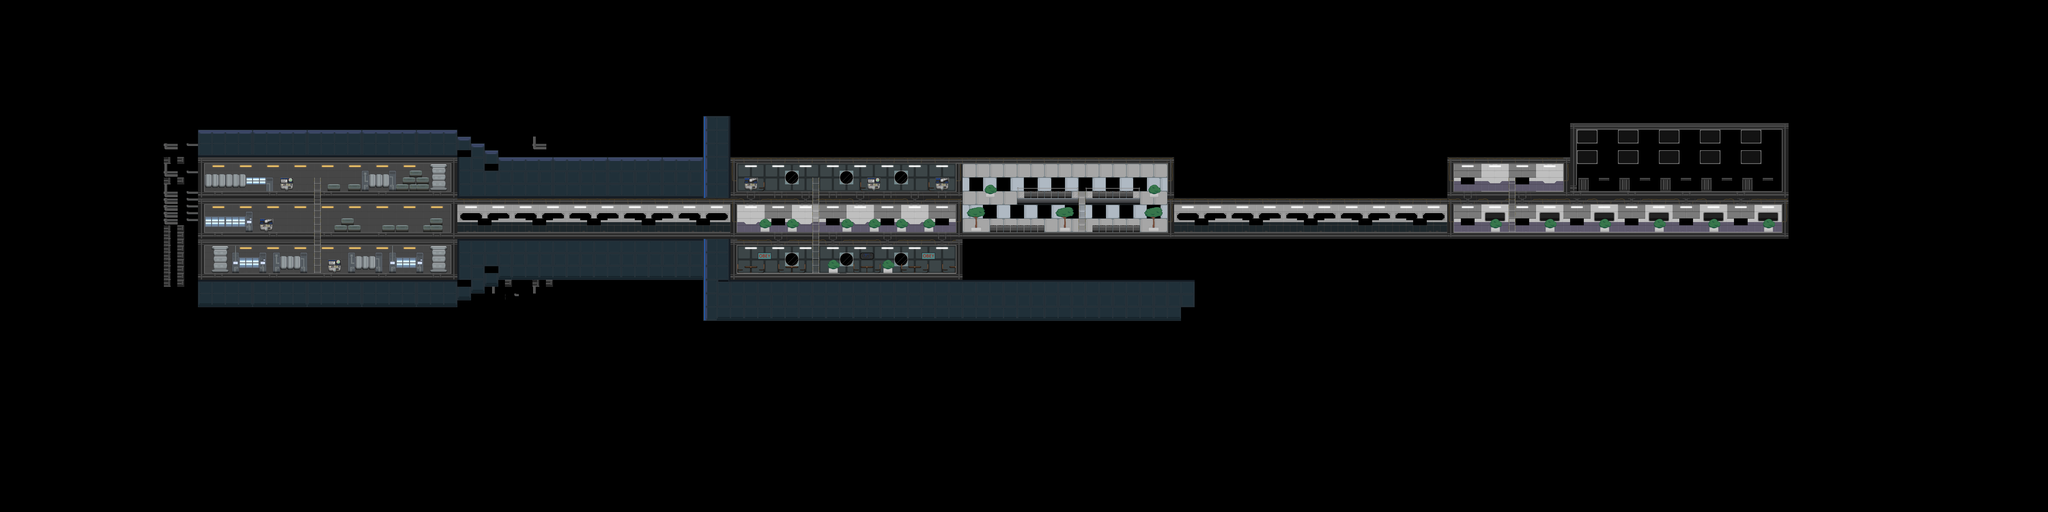

A level layout from a 2D game, rendered from its tile map. Below: a short description, then the map file with tile-grid data replaced by summaries:
An orthogonal 300x75 tile map with 32x32 px tiles, 3 tile layers (Background, BackgroundLights, BackgroundObjects) and 87 objects (36x TriggerTiles, 17x Platform, 10x Wall, 9x Object, 6x Trigger, ...).

<map version="1.0" tiledversion="2017.11.22" orientation="orthogonal" renderorder="right-down" width="300" height="75" tilewidth="32" tileheight="32" infinite="0" nextobjectid="298">
 <tileset firstgid="1" source="ShipRooms.tsx" />
 <layer name="Background" width="300" height="75">
  <data>[22500 cells, 4427 non-empty, 423 distinct tile ids]</data>
 </layer>
 <layer name="BackgroundLights" width="300" height="75">
  <data>[22500 cells, 208 non-empty, 12 distinct tile ids]</data>
 </layer>
 <layer name="BackgroundObjects" width="300" height="75">
  <data>[22500 cells, 615 non-empty, 133 distinct tile ids]</data>
 </layer>
 <objectgroup name="Objects">
  <object id="189" name="Atrium1" type="TriggerTiles" gid="511" x="4480" y="992" width="32" height="32">
   <properties>
    <property name="Open" value="" />
   </properties>
  </object>
  <object id="190" type="Wall" x="5472" y="736" width="32" height="224" />
  <object id="191" name="Atrium1" type="TriggerTiles" gid="593" x="4480" y="1056" width="32" height="32">
   <properties>
    <property name="Closed" value="" />
   </properties>
  </object>
  <object id="193" name="Atrium1" type="TriggerTiles" gid="551" x="4480" y="1024" width="32" height="32">
   <properties>
    <property name="Closed" value="" />
   </properties>
  </object>
  <object id="195" type="Wall" x="3424" y="736" width="32" height="192" />
  <object id="196" type="Platform" x="3840" y="896" width="672" height="32" />
  <object id="197" name="Atrium2" type="TriggerTiles" gid="635" x="5472" y="1088" width="32" height="32">
   <properties>
    <property name="Closed" value="" />
   </properties>
  </object>
  <object id="198" name="Atrium2" type="TriggerTiles" gid="637" x="5472" y="1088" width="32" height="32">
   <properties>
    <property name="Open" value="" />
   </properties>
  </object>
  <object id="199" type="Door" x="5472" y="960" width="32" height="128" />
  <object id="200" type="Ladder" x="3808" y="896" width="32" height="416" />
  <object id="201" type="Platform" x="3424" y="896" width="384" height="32" />
  <object id="204" type="Platform" x="3840" y="1088" width="4544" height="32" />
  <object id="205" name="Atrium1" type="TriggerTiles" gid="509" x="4480" y="992" width="32" height="32">
   <properties>
    <property name="Closed" value="" />
   </properties>
  </object>
  <object id="206" name="Atrium2" type="TriggerTiles" gid="551" x="5472" y="1024" width="32" height="32">
   <properties>
    <property name="Closed" value="" />
   </properties>
  </object>
  <object id="207" type="Wall" x="4480" y="768" width="32" height="128" />
  <object id="208" type="Door" x="4480" y="960" width="32" height="128" />
  <object id="209" name="Atrium1" type="Trigger" x="4416" y="960" width="160" height="128">
   <properties>
    <property name="soundEffectType" value="door" />
   </properties>
  </object>
  <object id="210" name="Atrium2" type="TriggerTiles" gid="509" x="5472" y="992" width="32" height="32">
   <properties>
    <property name="Closed" value="" />
   </properties>
  </object>
  <object id="211" type="Platform" x="3424" y="704" width="2080" height="32" />
  <object id="213" name="gardenRoom" type="Object" x="3424" y="736" width="2048" height="576" />
  <object id="214" name="Atrium1" type="TriggerTiles" gid="635" x="4480" y="1088" width="32" height="32">
   <properties>
    <property name="Closed" value="" />
   </properties>
  </object>
  <object id="215" type="Platform" x="3424" y="1280" width="1056" height="32" />
  <object id="216" name="Atrium2" type="TriggerTiles" gid="593" x="5472" y="1056" width="32" height="32">
   <properties>
    <property name="Closed" value="" />
   </properties>
  </object>
  <object id="217" name="Atrium2" type="Trigger" x="5408" y="960" width="160" height="128">
   <properties>
    <property name="soundEffectType" value="door" />
   </properties>
  </object>
  <object id="218" type="Platform" x="1472" y="1088" width="2368" height="32" />
  <object id="219" name="Atrium1" type="TriggerTiles" gid="637" x="4480" y="1088" width="32" height="32">
   <properties>
    <property name="Open" value="" />
   </properties>
  </object>
  </objectgroup>
</map>
<!-- 61 of 87 objects omitted -->
